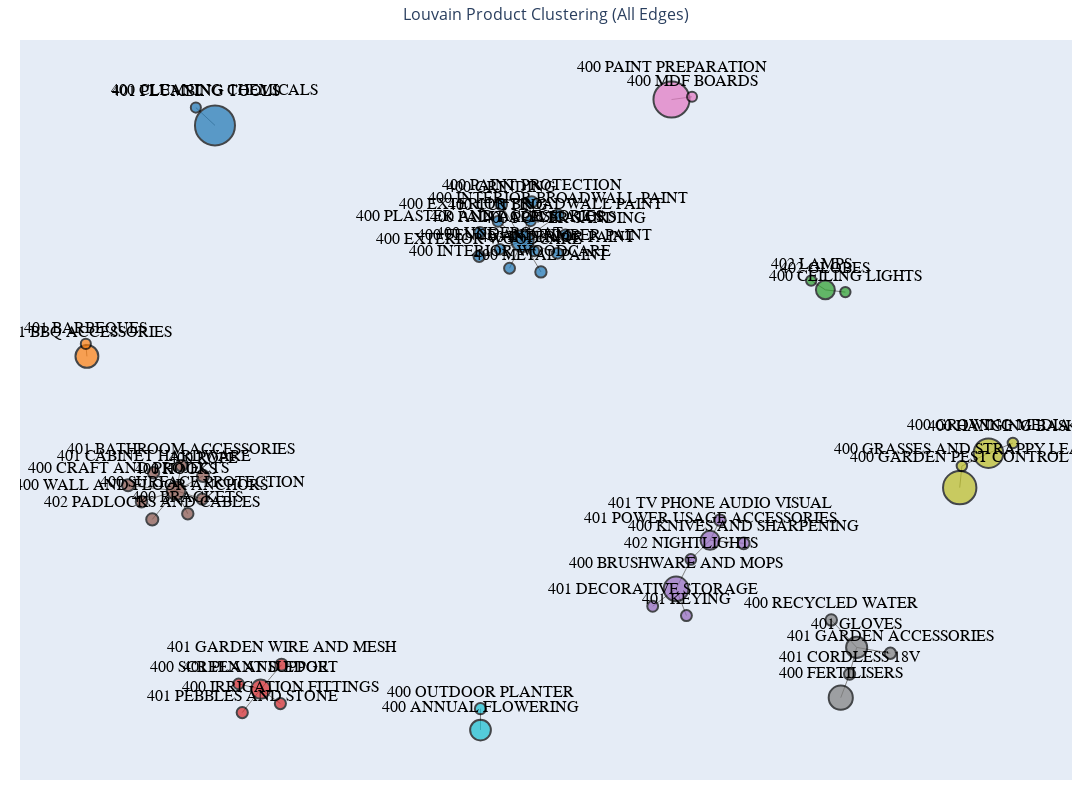

Write notebook code for a chart like this one.
### Markdown cell above
## Results

### Code cell
fig.show()

### Figure 1 — Plotly figure (JSON) as saved in the notebook; plotly's stock layout.template omitted (floating-point values rounded to 4 significant figures; data arrays with more than 128 entries replaced by an {"elided": "..."} marker saying what was removed)
{"data": [{"hoverinfo": "none", "line": {"color": "gray", "width": 1}, "mode": "lines", "type": "scatter", "x": {"elided": "132 float values"}, "y": {"elided": "132 float values"}}, {"hoverinfo": "text", "marker": {"color": ["#1f77b4", "#1f77b4", "#ff7f0e", "#ff7f0e", "#2ca02c", "#2ca02c", "#2ca02c", "#d62728", "#d62728", "#1f77b4", "#9467bd", "#9467bd", "#1f77b4", "#8c564b", "#8c564b", "#1f77b4", "#e377c2", "#e377c2", "#d62728", "#8c564b", "#1f77b4", "#8c564b", "#8c564b", "#d62728", "#1f77b4", "#bcbd22", "#bcbd22", "#9467bd", "#1f77b4", "#8c564b", "#bcbd22", "#1f77b4", "#9467bd", "#1f77b4", "#1f77b4", "#17becf", "#17becf", "#7f7f7f", "#7f7f7f", "#1f77b4", "#8c564b", "#1f77b4", "#9467bd", "#1f77b4", "#7f7f7f", "#1f77b4", "#9467bd", "#9467bd", "#1f77b4", "#8c564b", "#8c564b", "#7f7f7f", "#bcbd22", "#d62728", "#7f7f7f"], "line": {"color": "black", "width": 2}, "size": [22.12, 10, 22.89, 10.1, 18.91, 10.32, 10.36, 19.14, 10.58, 10.46, 10.66, 19.01, 10.51, 18.45, 11.13, 10.73, 36.1, 10.01, 11.22, 11.38, 10.64, 11.36, 11.37, 11.15, 10.89, 29.6, 10.43, 11.46, 11.11, 11.5, 10.46, 11.05, 24.67, 40, 10.1, 20.75, 11.19, 21.08, 11.18, 11.37, 12.08, 11.34, 10.83, 11.46, 11.39, 11.16, 11.72, 10.93, 11.63, 12.14, 12.06, 11.49, 33.36, 12.18, 24.13]}, "mode": "markers+text", "text": ["400 PAINT APPLICATORS", "400 FENCE AND TIMBER PAINT", "401 BBQ ACCESSORIES", "401 BARBEQUES", "402 GLOBES", "402 LAMPS", "400 CEILING LIGHTS", "401 PLANT SUPPORT", "400 SCREEN AND EDGE", "400 UNDERCOAT", "402 NIGHTLIGHTS", "401 POWER USAGE ACCESSORIES", "400 EXTERIOR BROADWALL PAINT", "400 HOOKS", "400 SURFACE PROTECTION", "400 INTERIOR PAINT", "400 PAINT PREPARATION", "400 MDF BOARDS", "401 PEBBLES AND STONE", "400 BRACKETS", "400 CUTTING", "401 BATHROOM ACCESSORIES", "401 CABINET HARDWARE", "400 IRRIGATION FITTINGS", "400 INTERIOR WOODCARE", "400 GROWING MEDIA", "400 HANGING BASKET", "401 TV PHONE AUDIO VISUAL", "400 PLASTER AND ACCESSORIES", "400 WALL AND FLOOR ANCHORS", "400 GRASSES AND STRAPPY LEAF", "400 POWER SANDING", "400 BRUSHWARE AND MOPS", "400 CLEANING CHEMICALS", "401 PLUMBING TOOLS", "400 ANNUAL FLOWERING", "400 OUTDOOR PLANTER", "401 GLOVES", "401 CORDLESS 18V", "400 EXTERIOR WOODCARE", "400 ROPE", "400 METAL PAINT", "401 DECORATIVE STORAGE", "400 INTERIOR BROADWALL PAINT", "401 GARDEN ACCESSORIES", "400 GRINDING", "400 KNIVES AND SHARPENING", "401 KEYING", "400 PAINT PROTECTION", "402 PADLOCKS AND CABLES", "400 CRAFT AND PROJECTS", "400 RECYCLED WATER", "400 GARDEN PEST CONTROL", "401 GARDEN WIRE AND MESH", "400 FERTILISERS"], "textfont": {"color": "black", "family": "Arial", "size": 16}, "textposition": "top center", "type": "scatter", "x": [0.005237, 0.02885, -0.8787, -0.8808, 0.6196, 0.5908, 0.6601, -0.5261, -0.571, -0.04069, 0.3466, 0.3856, 0.02159, -0.6978, -0.6447, 0.07582, 0.3074, 0.349, -0.5635, -0.674, -0.04457, -0.687, -0.7435, -0.4861, -0.0212, 0.9504, 1, 0.4057, -0.08131, -0.7679, 0.8965, 0.09222, 0.3167, -0.6188, -0.6576, -0.0801, -0.0802, 0.6831, 0.6687, -0.08282, -0.6431, 0.04248, 0.2693, 0.07711, 0.7514, -0.03762, 0.4538, 0.3377, 0.0239, -0.746, -0.7951, 0.6315, 0.8922, -0.4837, 0.6508], "y": [0.513, 0.4853, 0.2028, 0.2363, 0.3815, 0.4065, 0.3755, -0.692, -0.6778, 0.4907, -0.3432, -0.2918, 0.5669, -0.1585, -0.1807, 0.4797, 0.8931, 0.9006, -0.7549, -0.2203, 0.5658, -0.0913, -0.1102, -0.7307, 0.4397, -0.05752, -0.03016, -0.2375, 0.5357, -0.1881, -0.09205, 0.5289, -0.4222, 0.8237, 0.8716, -0.8018, -0.7444, -0.5797, -0.6514, 0.4719, -0.1186, 0.4298, -0.4691, 0.5819, -0.5954, 0.6111, -0.2999, -0.4941, 0.6178, -0.2356, -0.1439, -0.5059, -0.1501, -0.6262, -0.7148]}], "layout": {"height": 800, "hovermode": "closest", "margin": {"b": 20, "l": 20, "r": 20, "t": 40}, "showlegend": false, "title": {"font": {"size": 16}, "text": "Louvain Product Clustering (All Edges)", "x": 0.5}, "width": 1200, "xaxis": {"showgrid": false, "showticklabels": false, "zeroline": false}, "yaxis": {"showgrid": false, "showticklabels": false, "zeroline": false}}}
